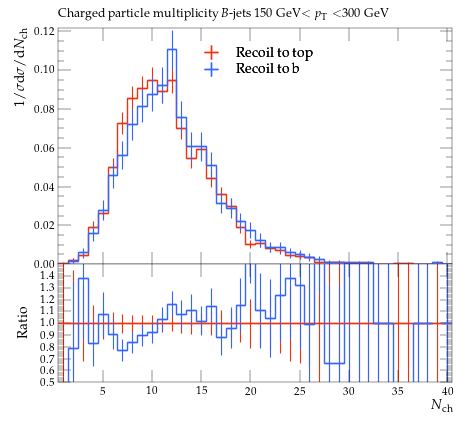

The Python source for this figure:
#! /usr/bin/env python

# This Python script was auto-generated using YODA v2.0.2.
# Analysis object: /MC_HFDECAYS/avg_B_jet_ch_mult_150_300
# Timestamp: 31-07-2026 (13:13:52)

import matplotlib as mpl
import matplotlib.pyplot as plt
mpl.use('Agg') # comment out for interactive use
import os
import numpy as np

plotDir = os.path.split(os.path.realpath(__file__))[0]
if 'YODA_USER_PLOT_PATH' in globals():
    plot_outdir = globals()['YODA_USER_PLOT_PATH']
else:
    plot_outdir = plotDir

#plot style
plt.style.use(os.path.join(plotDir, '../default.mplstyle'))
# plot metadata
figW, figH = plt.rcParams['figure.figsize']
ax_xLabel = r'$N_\mathrm{ch}$'
ax_yLabel = r'$1/\sigma \mathrm{d}\sigma/\mathrm{d}N_\mathrm{ch}$'
ax_title  = r'Charged particle multiplicity $B$-jets 150 GeV$<p_\mathrm{T}<$300 GeV'
ax_xScale = 'linear'
ax_yScale = 'linear'
xLims = (0.5, 40.5)
yLims = (0.0, 0.12189947000000001)
xMinorTickMarks = 0

# TeX-friendly labels for the legend
labels = {
    'legend' : ([ r"Recoil to top", r"Recoil to b" ], r""),
}

# Adjust canvas width and height
canvasW = 10.0
canvasH = 9.0
figW *= canvasW/10.
figH *= canvasH/9.

# Create figure and axis objects
fig, (ax, ratio0_ax) = plt.subplots(2, 1, sharex=True,
                  figsize=(figW,figH), gridspec_kw={'height_ratios': (6.0, 3.0)})

# Set figure margins
plt.subplots_adjust(
    left   = 1.0 * plt.rcParams['figure.subplot.left'],
    right  = 1.0 * plt.rcParams['figure.subplot.right'],
    top    = 1.0 * plt.rcParams['figure.subplot.top'],
    bottom = 1.0 * plt.rcParams['figure.subplot.bottom'])

ratio0_ax.yaxis.set_major_locator(mpl.ticker.MultipleLocator(0.1))
ratio0_ax.set_ylim(0.5, 1.4999)
ratio0_ax.set_ylabel('Ratio')
ratio0_ax.xaxis.set_minor_locator(mpl.ticker.NullLocator())

# the numerical data is stored in a separate file
dataf = dict()
prefix = os.path.split(__file__)[0]
if prefix:    prefix = prefix + '/'
exec(open(prefix+'avg_B_jet_ch_mult_150_300__data.py').read(), dataf)


legend_handles = dict() # keep track of handles for the legend

# style options for curves
# starts at zorder>=5 to draw curve on top of legend
styles = {
  'recoil_t': {
    'color' : '#EE3311',
    'linestyle' : '-',
    'linewidth' : 1,
    'marker' : 'none',
    'markersize' : 2,
    'capsize' : 0.0,
    'zorder' : 5,
    'histstyle' : 1,
    'drawstyle' : 'steps-pre',
    'xerrorbars' : 1,
    'yerrorbars' : 1,
    'fillcolor' : None,
    'fillopacity' : 1.0,
    'ratio0_linestyle' : '-',
    'ratio0_linewidth' : 1,
    'ratio0_marker' : 'none',
    'ratio0_markersize' : 2,
    'ratio0_capsize' : 0.0,
    'ratio0_zorder' : 5,
    'ratio0_histstyle' : 1,
    'ratio0_drawstyle' : 'steps-pre',
    'ratio0_xerrorbars' : 1,
    'ratio0_yerrorbars' : 1,
  },
  'recoil_b': {
    'color' : '#3366FF',
    'linestyle' : '-',
    'linewidth' : 1,
    'marker' : 'none',
    'markersize' : 2,
    'capsize' : 0.0,
    'zorder' : 6,
    'histstyle' : 1,
    'drawstyle' : 'steps-pre',
    'xerrorbars' : 1,
    'yerrorbars' : 1,
    'fillcolor' : None,
    'fillopacity' : 1.0,
    'ratio0_linestyle' : '-',
    'ratio0_linewidth' : 1,
    'ratio0_marker' : 'none',
    'ratio0_markersize' : 2,
    'ratio0_capsize' : 0.0,
    'ratio0_zorder' : 6,
    'ratio0_histstyle' : 1,
    'ratio0_drawstyle' : 'steps-pre',
    'ratio0_xerrorbars' : 1,
    'ratio0_yerrorbars' : 1,
  },
}

# curve from input yoda files in main panel
for label, yvals in dataf['yvals'].items():
    if all(np.isnan(v) for v in dataf['yvals'][label]):
        continue
    tmp = None
    if styles[label]['histstyle']: # draw as histogram
        xpos = dataf['xedges'][label] if styles[label]['drawstyle'] else dataf['xpoints'][label]
        ypos = np.insert(yvals, 0, yvals[0]) if styles[label]['drawstyle'] else yvals
        if styles[label]['fillcolor']: # fill area below curve
            ax.fill_between(xpos, ypos, step='pre',
                            color=styles[label]['fillcolor'],
                            alpha=styles[label]['fillopacity'])
        tmp, = ax.plot(xpos, ypos,
                       color=styles[label]['color'],
                       linestyle=styles[label]['linestyle'],
                       linewidth=styles[label]['linewidth'],
                       drawstyle=styles[label]['drawstyle'], solid_joinstyle='miter',
                       zorder=styles[label]['zorder'], label=label)
    tmp = ax.errorbar(dataf['xpoints'][label], yvals,
                      xerr=np.array(dataf['xerrs'][label])*styles[label]['xerrorbars'],
                      yerr=np.array(dataf['yerrs'][label])*styles[label]['yerrorbars'],
                      fmt=styles[label]['marker'], capsize=styles[label]['capsize'],
                      markersize=styles[label]['markersize'],
                      ecolor=styles[label]['color'],
                      color=styles[label]['color'], zorder=styles[label]['zorder'])
    tmp[-1][0].set_linestyle(styles[label]['linestyle'])
    tmp[-1][0].set_linewidth(styles[label]['linewidth'])
    if label in dataf['add_legend_handle']:  legend_handles[label] = tmp
    for varLabel in dataf['variation_yvals'].keys():
        if varLabel.startswith(label):
            tmp, = ax.plot(dataf['xedges'][label], dataf['variation_yvals'][varLabel],
                           color=styles[label]['color'],
                           linestyle=styles[label]['linestyle'],
                           linewidth=styles[label]['linewidth'],
                           drawstyle='steps-pre', solid_joinstyle='miter',
                           zorder=styles[label]['zorder'], alpha=0.5)


# plots on ratio panel
# curve from input yoda files in ratio panel
for label, yvals in dataf['ratio0_yvals'].items():
    if all(np.isnan(v) for v in yvals):
        continue
    if styles[label]['ratio0_histstyle']: # plot as histogram
        xpos = dataf['xedges']['recoil_t'] if styles[label]['ratio0_drawstyle'] else dataf['xpoints']['recoil_t']
        ypos = np.insert(yvals, 0, yvals[0]) if styles[label]['ratio0_drawstyle'] else yvals
        ratio0_ax.plot(xpos, ypos,
                       color=styles[label]['color'],
                       linewidth=styles[label]['linewidth'],
                       linestyle=styles[label]['ratio0_linestyle'],
                       drawstyle=styles[label]['ratio0_drawstyle'], zorder=styles[label]['zorder'],
                       solid_joinstyle='miter')
    tmp = ratio0_ax.errorbar(dataf['xpoints']['recoil_t'], yvals,
                             xerr=np.array(dataf['ref_xerrs'])*styles[label]['ratio0_xerrorbars'],
                             yerr=np.array(dataf['ratio0_yerrs'][label])*styles[label]['ratio0_yerrorbars'],
                             fmt=styles[label]['ratio0_marker'], capsize=styles[label]['ratio0_capsize'],
                             markersize=styles[label]['ratio0_markersize'],
                             ecolor=styles[label]['color'],
                             color=styles[label]['color'])
    tmp[-1][0].set_linestyle(styles[label]['ratio0_linestyle'])
    tmp[-1][0].set_linewidth(styles[label]['ratio0_linewidth'])

    for varlabel in dataf['ratio0_variation_vals'].keys():
        if varlabel.startswith(label):
            ratio0_ax.plot(dataf['xedges']['recoil_t'],
                            dataf['ratio0_variation_vals'][varlabel],
                            color=styles[label]['color'],
                            linestyle=styles[label]['linestyle'],
                            linewidth=styles[label]['linewidth'],
                            drawstyle='steps-pre', solid_joinstyle='miter',
                            zorder=1, alpha=0.5)

legend_items = list(legend_handles.values())
ax.add_artist(ax.legend(legend_items,
                        labels['legend'][0],
                        title=labels['legend'][1],
                        alignment='left',
                        loc='upper center',
                        bbox_to_anchor=(0.5, 0.97)))

# set plot metadata as defined above
ratio0_ax.set_xlabel(ax_xLabel)
ratio0_ax.xaxis.set_label_coords(1., -0.15)
ax.set_ylabel(ax_yLabel, ha='right', va='top')
ax.yaxis.set_label_coords(-0.11, 1.0)
ax.set_title(ax_title, loc='left')
ax.set_xscale(ax_xScale)
ax.set_yscale(ax_yScale)
ax.set_xlim(xLims)
ax.set_ylim(yLims)

# tick formatting
plt.rcParams['xtick.top'] = True
plt.rcParams['ytick.right'] = True
ax.xaxis.set_minor_locator(mpl.ticker.NullLocator())
fig.align_ylabels((ax, ratio0_ax))
plt.savefig(os.path.join(plot_outdir, 'avg_B_jet_ch_mult_150_300.pdf'), format='PDF')
plt.savefig(os.path.join(plot_outdir, 'avg_B_jet_ch_mult_150_300.png'), format='PNG')

plt.close(fig)
